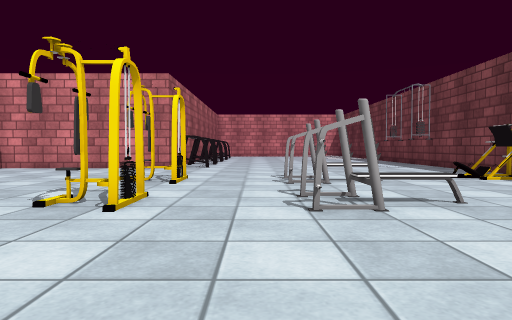
[1] (above)

17 first-person views from a walk through a 3-D level made in the Unity game engine. The camera is 0.7 m above the floor, tilts 2° down and sees 70° across. The floor is counted in squares, 1 m on a side. Each view is taken from the middle of a square. On the plan, view 1 faces up. The plan holds only what a view shows up to about 11 squares ahead; the rest is blank. The place goes on beyond the plan. Some surface patterns are stand-ins.

[2]
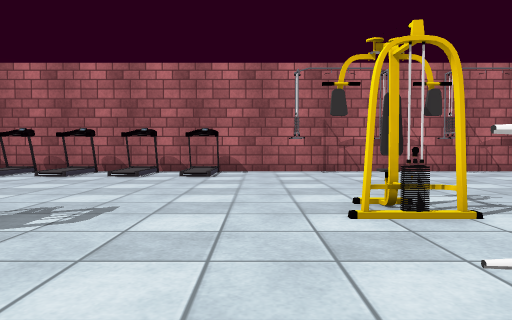

[3]
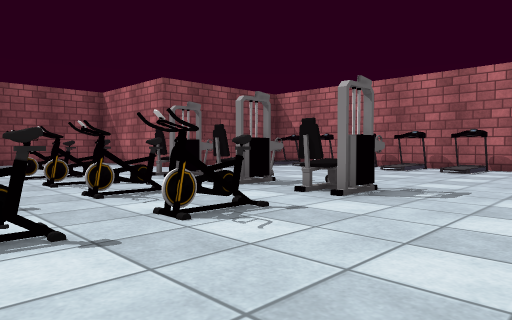

[4]
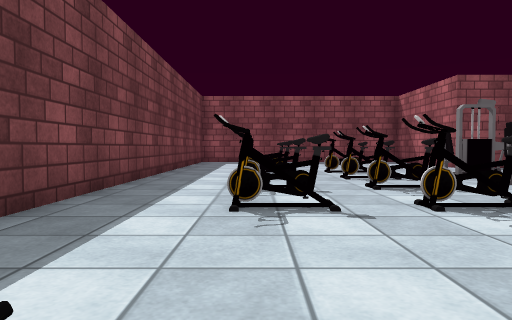

[5]
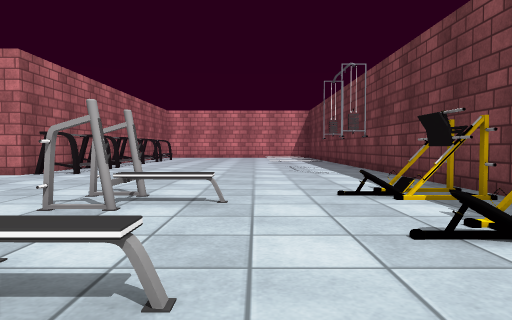

[6]
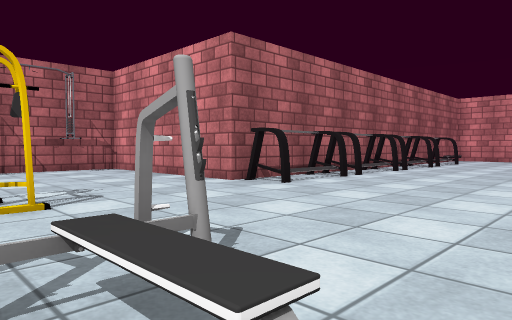

[7]
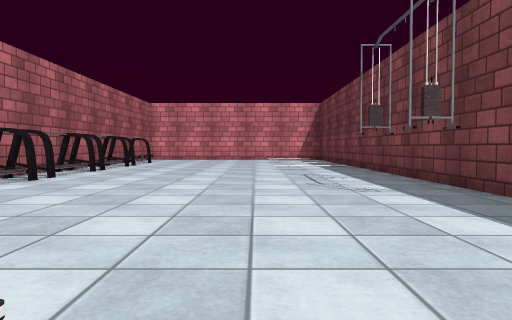

[8]
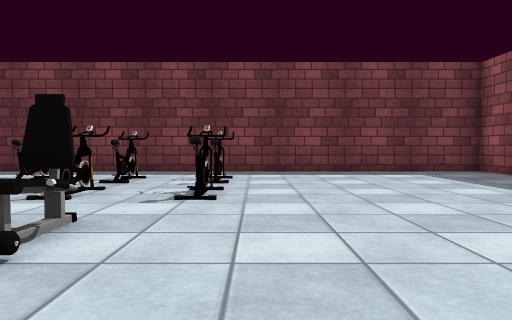

[9]
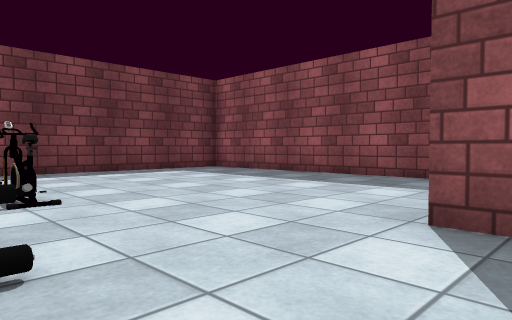

[10]
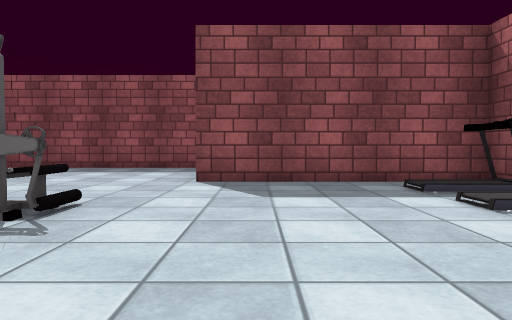

[11]
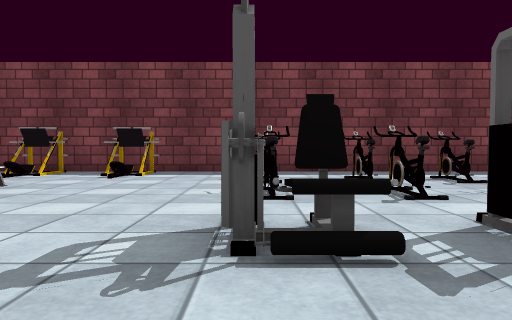

[12]
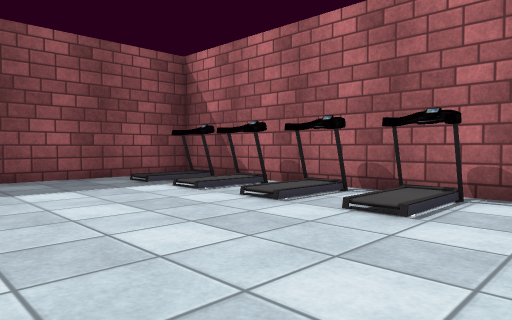

[13]
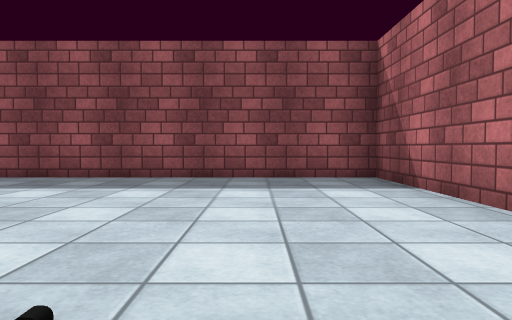

[14]
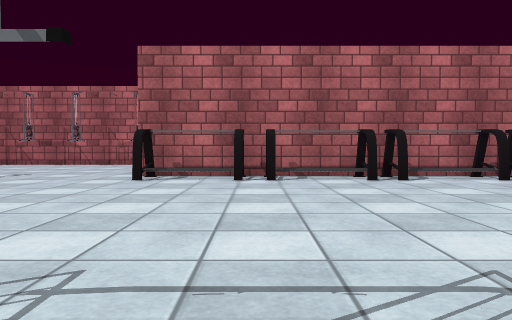

[15]
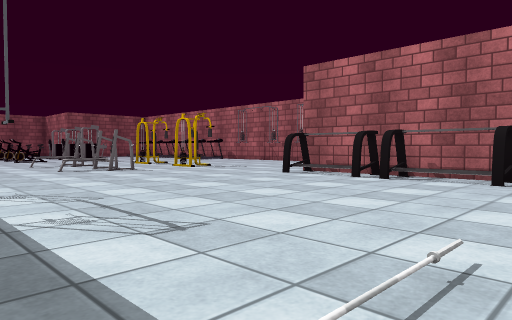

[16]
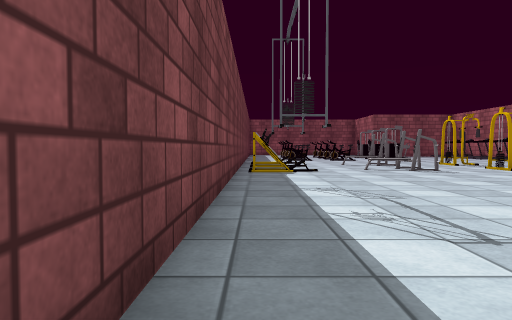

[17]
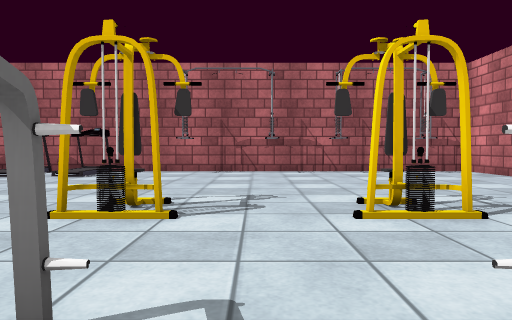

### Floor plan
Points are (right, up) in squares from view 1. A wall is a line through its corners. A room is listed if a view was taken in it or the views show most of it. See-through windows are left out.
Room 1 (views 1, 2, 3, 4, 5, 6, 7, 8, 9, 10, 11, 12, 13, 14, 15, 16, 17)
walls: (-7.5, 4.4) (-7.5, 3.9); (-7.5, 8.5) (-7.5, 8); (-2.9, -8.9) (-2.9, -13.5) (6.6, -13.5) (6.6, 18.2); (-2.9, 19.5) (-2.9, 12.2) (-8.7, 12.2) (-8.7, -8.4) (-2.8, -8.4)
ways out: gap at (6, 12); gap at (6, 14)
objects: other object (-8, -7); other object (-8, -5); other object (-8, -4) to (-8, -3); other object (-8, -2); other object (-8, 0); other object (-8, 1) to (-8, 2); other object (-2, -5) to (-1, -5); other object (-2, -3) to (-1, -2); other object (-2, -1) to (-1, 0); other object (-2, 4) to (-2, 5); other object (-2, 7) to (-2, 8); other object (-2, 13); other object (-2, 15); other object (-2, 17); other object (-2, 18); other object (1, -6) to (2, -6); other object (1, -4) to (2, -4); other object (1, -2) to (2, -2); other object (1, 0) to (2, 0); bench (1, 4) to (2, 5); bench (1, 7) to (2, 8); other object (3, -6) to (4, -6); other object (3, -4) to (4, -4); other object (3, -2) to (4, -2); other object (3, 0) to (4, 0); other object (5, 3) to (6, 4); other object (5, 5) to (6, 6); other object (5, 8) to (6, 9)

Where each view was taken, in squares from view 1:
view 1: 0 up, 0 right, facing up
view 2: 3 up, 2 right, facing left
view 3: 3 up, 4 right, facing down-left
view 4: 4 up, 4 right, facing down
view 5: 3 up, 3 right, facing up
view 6: 7 up, 3 right, facing up-left
view 7: 7 up, 3 right, facing up
view 8: 7 down, 4 left, facing right
view 9: 5 down, 4 left, facing down-right
view 10: 1 down, 4 left, facing down
view 11: 0 up, 4 left, facing right
view 12: 0 up, 3 left, facing down-left
view 13: 5 down, 0 right, facing down
view 14: 15 up, 6 right, facing left
view 15: 19 up, 6 right, facing down-left
view 16: 19 up, 6 right, facing down
view 17: 6 up, 2 right, facing left
